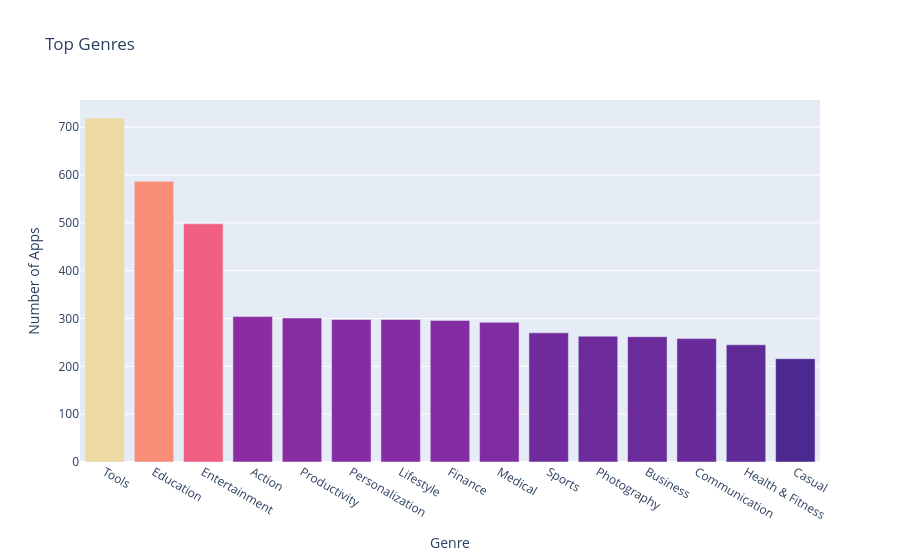

The code cell stored with this chart in its notebook:
### Markdown cell above
**Challenge**: Can you create this chart with the Series containing the genre data? 

<img src=https://imgur.com/DbcoQli.png width=400>

Try experimenting with the built in colour scales in Plotly. You can find a full list [here](https://plotly.com/python/builtin-colorscales/). 

* Find a way to set the colour scale using the color_continuous_scale parameter. 
* Find a way to make the color axis disappear by using coloraxis_showscale.

### Code cell
bar = px.bar(x = num_genres.index[:15], # index = category name
             y = num_genres.values[:15],
             title = "Top Genres",
             hover_name=num_genres.index[:15],
             color=num_genres.values[:15],
             color_continuous_scale="Agsunset")
bar.update_layout(xaxis_title='Genre', yaxis_title='Number of Apps', coloraxis_showscale=False)
bar.show()

### Figure 1 — Plotly figure (JSON) as saved in the notebook; plotly's stock layout.template omitted (floating-point values rounded to 4 significant figures)
{"data": [{"alignmentgroup": "True", "hovertemplate": "<b>%{hovertext}</b><br><br>x=%{x}<br>y=%{y}<br>color=%{marker.color}<extra></extra>", "hovertext": ["Tools", "Education", "Entertainment", "Action", "Productivity", "Personalization", "Lifestyle", "Finance", "Medical", "Sports", "Photography", "Business", "Communication", "Health & Fitness", "Casual"], "legendgroup": "", "marker": {"color": [719, 587, 498, 304, 301, 298, 298, 296, 292, 270, 263, 262, 258, 245, 216], "coloraxis": "coloraxis", "pattern": {"shape": ""}}, "name": "", "offsetgroup": "", "orientation": "v", "showlegend": false, "textposition": "auto", "type": "bar", "x": ["Tools", "Education", "Entertainment", "Action", "Productivity", "Personalization", "Lifestyle", "Finance", "Medical", "Sports", "Photography", "Business", "Communication", "Health & Fitness", "Casual"], "xaxis": "x", "y": [719, 587, 498, 304, 301, 298, 298, 296, 292, 270, 263, 262, 258, 245, 216], "yaxis": "y"}], "layout": {"autosize": true, "barmode": "relative", "coloraxis": {"colorbar": {"title": {"text": "color"}}, "colorscale": [[0, "rgb(75, 41, 145)"], [0.1667, "rgb(135, 44, 162)"], [0.3333, "rgb(192, 54, 157)"], [0.5, "rgb(234, 79, 136)"], [0.6667, "rgb(250, 120, 118)"], [0.8333, "rgb(246, 169, 122)"], [1, "rgb(237, 217, 163)"]], "showscale": false}, "legend": {"tracegroupgap": 0}, "title": {"text": "Top Genres"}, "xaxis": {"anchor": "y", "autorange": true, "domain": [0, 1], "range": [-0.5, 14.5], "title": {"text": "Genre"}, "type": "category"}, "yaxis": {"anchor": "x", "autorange": true, "domain": [0, 1], "range": [0, 756.8], "title": {"text": "Number of Apps"}, "type": "linear"}}}
